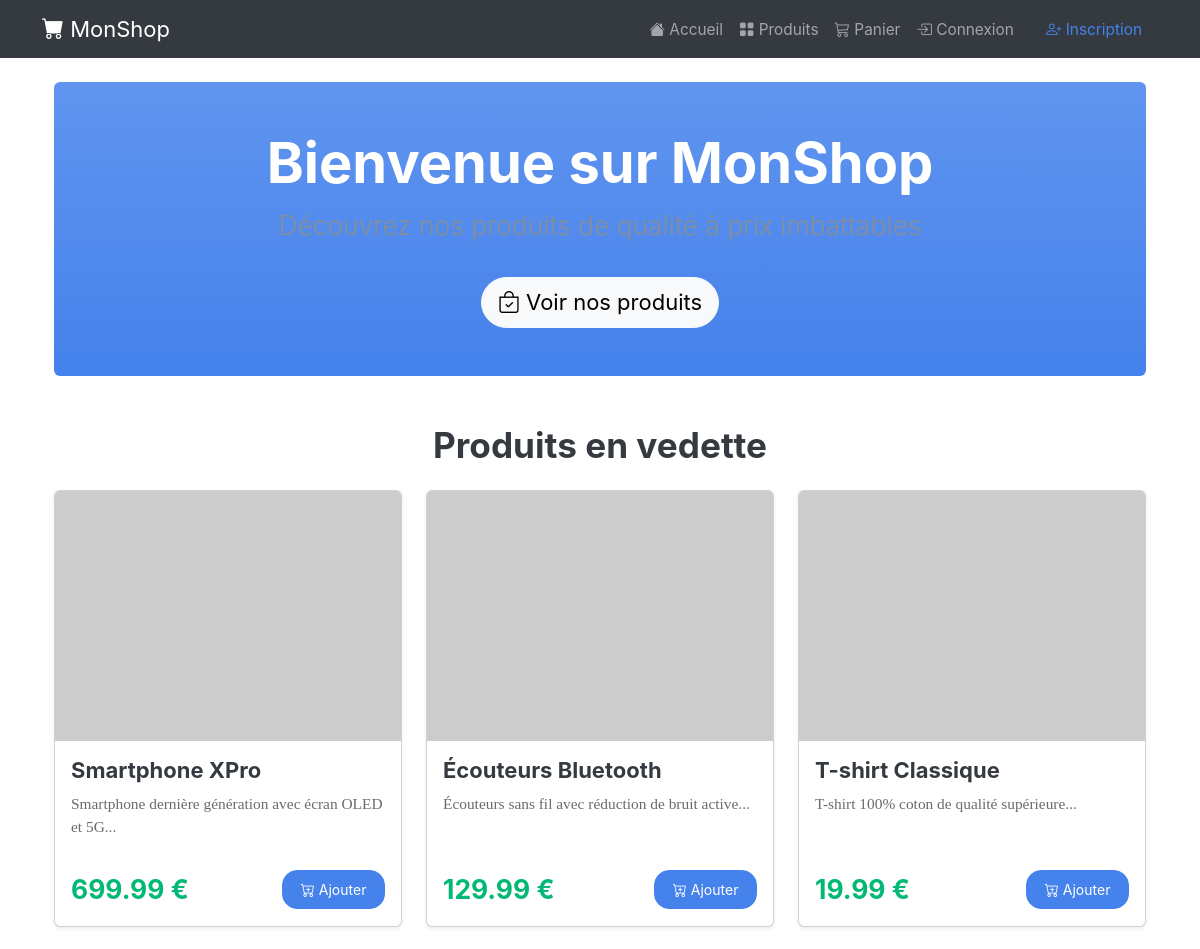
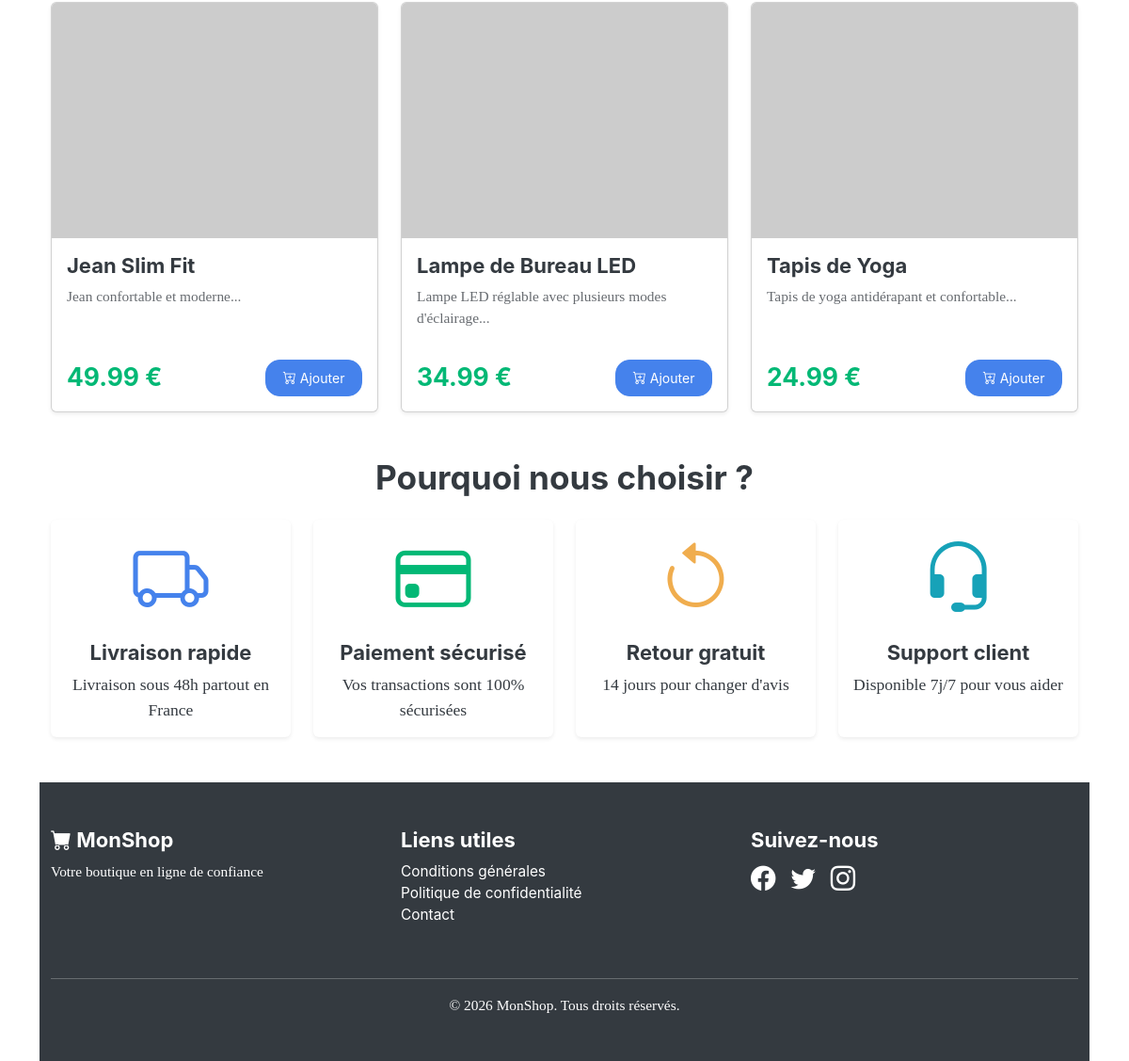
The page / on the database its author committed (2 pictures, top to bottom).
### tables this page shows
CREATE TABLE IF NOT EXISTS products (
    id INT AUTO_INCREMENT PRIMARY KEY,
    category_id INT,
    name VARCHAR(200) NOT NULL,
    slug VARCHAR(200) UNIQUE NOT NULL,
    description TEXT,
    price DECIMAL(10, 2) NOT NULL,
    stock INT DEFAULT 0,
    image VARCHAR(255),
    images TEXT,
    sku VARCHAR(50) UNIQUE,
    active BOOLEAN DEFAULT TRUE,
    featured BOOLEAN DEFAULT FALSE,
    created_at TIMESTAMP DEFAULT CURRENT_TIMESTAMP,
    updated_at TIMESTAMP DEFAULT CURRENT_TIMESTAMP ON UPDATE CURRENT_TIMESTAMP,
    FOREIGN KEY (category_id) REFERENCES categories(id) ON DELETE SET NULL,
    INDEX idx_slug (slug),
    INDEX idx_category (category_id),
    INDEX idx_active (active)
);

### index.php (the view, shortened to what this page needs)
<?php
require_once 'config/database.php';
include 'includes/header.php';
?>
<div class="container">
    <section class="hero bg-gradient bg-primary text-white rounded p-5 mb-5 text-center">
        <h1 class="display-4 fw-bold">Bienvenue sur MonShop</h1>
        <p class="lead fs-4">Découvrez nos produits de qualité à prix imbattables</p>
        <a href="products/index.php" class="btn btn-light btn-lg mt-3">
            <i class="bi bi-bag-check"></i> Voir nos produits
        </a>
    </section>
    <section class="featured-products mb-5">
        <h2 class="text-center mb-4">Produits en vedette</h2>
        <div class="row g-4">
            <?php
            try {
                $stmt = $pdo->query("SELECT * FROM products WHERE active = 1 ORDER BY created_at DESC LIMIT 6");
                $products = $stmt->fetchAll();
                if(count($products) > 0) {
                    foreach($products as $product) {
                        ?>
                        <div class="col-md-4">
                            <div class="card h-100 shadow-sm">
                                <img src="<?php echo !empty($product['image']) ? $product['image'] : 'https://via.placeholder.com/400x300?text=Produit'; ?>"
                                     class="card-img-top"
                                     alt="<?php echo htmlspecialchars($product['name']); ?>"
                                     style="height: 250px; object-fit: cover;">
                                <div class="card-body d-flex flex-column">
                                    <h5 class="card-title"><?php echo htmlspecialchars($product['name']); ?></h5>
                                    <p class="card-text text-muted small flex-grow-1">
                                        <?php echo substr(htmlspecialchars($product['description']), 0, 100) . '...'; ?>
                                    </p>
                                    <div class="d-flex justify-content-between align-items-center mt-3">
                                    <span class="fs-4 fw-bold text-success"><?php echo number_format($product['price'], 2); ?> €</span>
                                    <button class="btn btn-primary" onclick="addToCart(<?php echo $product['id']; ?>)">
                                                <i class="bi bi-cart-plus"></i> Ajouter
                                                </button>
                                    </div>
                                </div>
                            </div>
                        </div>
                        <?php
                    }
                } else {
                    echo '<div class="col-12"><div class="alert alert-info">Aucun produit disponible pour le moment.</div></div>';
                }
            } catch(PDOException $e) {
                echo '<div class="col-12"><div class="alert alert-danger">Erreur lors du chargement des produits.</div></div>';
            }
            ?>
        </div>
    </section>
    <section class="advantages mb-5">
        <h2 class="text-center mb-4">Pourquoi nous choisir ?</h2>
        <div class="row g-4">
            <div class="col-md-3 col-sm-6">
                <div class="card text-center border-0 shadow-sm h-100">
                    <div class="card-body">
                        <div class="display-1 text-primary mb-3">
                            <i class="bi bi-truck"></i>
                        </div>
                        <h5 class="card-title">Livraison rapide</h5>
                        <p class="card-text">Livraison sous 48h partout en France</p>
                    </div>
                </div>
            </div>
            <div class="col-md-3 col-sm-6">
                <div class="card text-center border-0 shadow-sm h-100">
                    <div class="card-body">
                        <div class="display-1 text-success mb-3">
                            <i class="bi bi-credit-card"></i>
                        </div>
                        <h5 class="card-title">Paiement sécurisé</h5>
                        <p class="card-text">Vos transactions sont 100% sécurisées</p>
                    </div>
                </div>
            </div>
            <div class="col-md-3 col-sm-6">
                <div class="card text-center border-0 shadow-sm h-100">
                    <div class="card-body">
                        <div class="display-1 text-warning mb-3">
                            <i class="bi bi-arrow-counterclockwise"></i>
                        </div>
                        <h5 class="card-title">Retour gratuit</h5>
                        <p class="card-text">14 jours pour changer d'avis</p>
                    </div>
                </div>
            </div>
            <div class="col-md-3 col-sm-6">
                <div class="card text-center border-0 shadow-sm h-100">
                    <div class="card-body">
                        <div class="display-1 text-info mb-3">
                            <i class="bi bi-headset"></i>
                        </div>
                        <h5 class="card-title">Support client</h5>
                        <p class="card-text">Disponible 7j/7 pour vous aider</p>
                    </div>
                </div>
            </div>
        </div>
    </section>
</div>
<?php include 'includes/footer.php'; ?>

### includes/header.php (shortened to what this page needs)
<!DOCTYPE html>
<html lang="fr">
<head>
        <link href="https://cdn.jsdelivr.net/npm/bootswatch@5.3.0/dist/litera/bootstrap.min.css" rel="stylesheet">
     <link rel="stylesheet" href="https://cdn.jsdelivr.net/npm/bootstrap-icons@1.11.0/font/bootstrap-icons.css">
    <link rel="stylesheet" href="/ecommerce/assets/css/style.css">
</head>
<body>
    <nav class="navbar navbar-expand-lg navbar-dark bg-dark">
        <div class="container">
            <a class="navbar-brand" href="/ecommerce/index.php">
                <i class="bi bi-cart-fill"></i> MonShop
            </a>
            <ul class="navbar-nav ms-auto">
    <li class="nav-item">
        <a class="nav-link" href="/ecommerce/index.php">
            <i class="bi bi-house-fill"></i> Accueil
        </a>
    </li>
    <li class="nav-item">
        <a class="nav-link" href="#" onclick="alert('Page Produits en construction'); return false;">
            <i class="bi bi-grid-fill"></i> Produits
        </a>
    </li>
    <li class="nav-item">
        <a class="nav-link position-relative" href="#" onclick="alert('Panier en construction'); return false;">
            <i class="bi bi-cart3"></i> Panier
        </a>
    </li>
    <?php if(isset($_SESSION['user_id'])): ?>
        <li class="nav-item dropdown">
            <a class="nav-link dropdown-toggle" href="#" id="navbarDropdown" role="button" data-bs-toggle="dropdown">
                <i class="bi bi-person-circle"></i> <?php echo $_SESSION['first_name']; ?>
            </a>
            <ul class="dropdown-menu dropdown-menu-end">
                <li><a class="dropdown-item" href="/ecommerce/user/profile.php">
                    <i class="bi bi-person"></i> Mon Profil
                </a></li>
                <li><hr class="dropdown-divider"></li>
                <li><a class="dropdown-item" href="/ecommerce/user/logout.php">
                    <i class="bi bi-box-arrow-right"></i> Déconnexion
                </a></li>
            </ul>
        </li>
    <?php else: ?>
        <li class="nav-item">
            <a class="nav-link" href="/ecommerce/user/login.php">
                <i class="bi bi-box-arrow-in-right"></i> Connexion
            </a>
        </li>
        <li class="nav-item">
            <a class="nav-link btn btn-light text-primary ms-2 px-3" href="/ecommerce/user/register.php">
                <i class="bi bi-person-plus"></i> Inscription
            </a>
        </li>
    <?php endif; ?>
</ul>
        </div>
    </nav>
    <div class="container mt-4">

### includes/footer.php (shortened to what this page needs)
    <footer class="bg-dark text-white mt-5">
        <div class="container py-5">
            <div class="row">
                <div class="col-md-4 mb-4">
                    <h5><i class="bi bi-cart-fill"></i> MonShop</h5>
                    <p>Votre boutique en ligne de confiance</p>
                </div>
                <div class="col-md-4 mb-4">
                    <h5>Liens utiles</h5>
                    <ul class="list-unstyled">
                        <li><a href="#" class="text-white text-decoration-none">Conditions générales</a></li>
                        <li><a href="#" class="text-white text-decoration-none">Politique de confidentialité</a></li>
                        <li><a href="#" class="text-white text-decoration-none">Contact</a></li>
                    </ul>
                </div>
                <div class="col-md-4 mb-4">
                    <h5>Suivez-nous</h5>
                    <div class="d-flex gap-3">
                        <a href="#" class="text-white fs-4"><i class="bi bi-facebook"></i></a>
                        <a href="#" class="text-white fs-4"><i class="bi bi-twitter"></i></a>
                        <a href="#" class="text-white fs-4"><i class="bi bi-instagram"></i></a>
                    </div>
                </div>
            </div>
            <hr class="bg-white">
            <div class="text-center">
                <p class="mb-0">&copy; <?php echo date('Y'); ?> MonShop. Tous droits réservés.</p>
            </div>
        </div>
    </footer>
</body>
</html>

### rows shown on the page
products: name "Smartphone XPro", description "Smartphone dernière génération avec écran OLED et 5G", price "699.99"
products: name "Écouteurs Bluetooth", description "Écouteurs sans fil avec réduction de bruit active", price "129.99"
products: name "T-shirt Classique", description "T-shirt 100% coton de qualité supérieure", price "19.99"
products: name "Jean Slim Fit", description "Jean confortable et moderne", price "49.99"
products: name "Lampe de Bureau LED", description "Lampe LED réglable avec plusieurs modes d'éclairage", price "34.99"
products: name "Tapis de Yoga", description "Tapis de yoga antidérapant et confortable", price "24.99"
